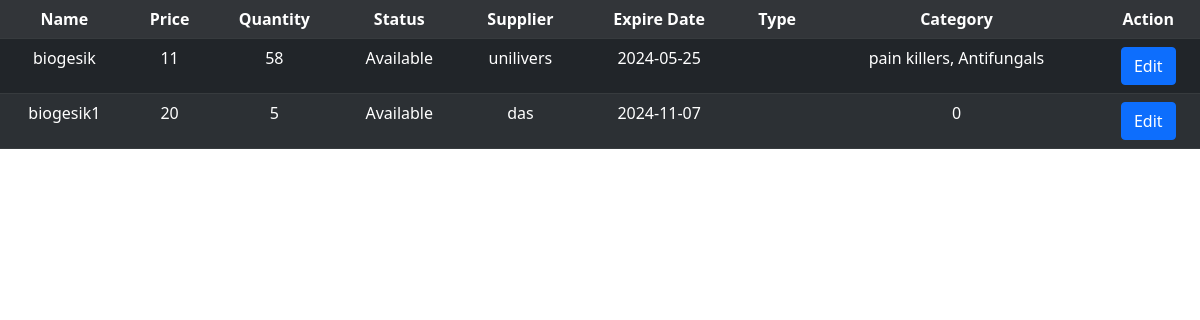
/php/search.php?inputSearch=biogesik, run on the app's committed database.
### tables this page shows
CREATE TABLE `med_inventory` (
  `Med_Id` int(11) NOT NULL,
  `Med_name` varchar(50) NOT NULL,
  `category` varchar(255) NOT NULL,
  `type` varchar(50) NOT NULL,
  `Med_price` int(20) NOT NULL,
  `Med_Quantity` int(20) NOT NULL,
  `Med_status` varchar(15) NOT NULL,
  `Med_ExpDate` date NOT NULL,
  `sup_Id` int(10) NOT NULL,
  `archive` int(11) NOT NULL
);

CREATE TABLE `supplier` (
  `sup_Id` int(10) NOT NULL,
  `sup_Company` varchar(20) NOT NULL,
  `sup_Address` varchar(50) NOT NULL,
  `sup_Contact_no.` varchar(20) NOT NULL,
  `sup_email` varchar(50) NOT NULL,
  `archive` int(11) NOT NULL
);

### php/search.php (the view, shortened to what this page needs)
     <link href="https://cdn.jsdelivr.net/npm/bootstrap@5.0.2/dist/css/bootstrap.min.css" rel="stylesheet">
<?php
  $conn = mysqli_connect("localhost", "root", "");
  if (isset($_GET['inputSearch']) || isset($_GET['categories'])) {
   $inputed = isset($_GET['inputSearch']) ? mysqli_real_escape_string($conn, $_GET['inputSearch']) : '';
$sql = "SELECT  mi.Med_Id, mi.Med_name, mi.type,s.sup_Company, mi.category, mi.Med_price, mi.Med_Quantity, mi.Med_status, mi.Med_ExpDate, mi.sup_Id, mi.archive FROM `med_inventory` mi
            LEFT JOIN supplier s ON mi.sup_Id = s.sup_Id WHERE 1 AND mi.archive = 0 ";
if (!empty($inputed)) {
    $sql .= " AND `Med_name` LIKE '%$inputed%'";
}
$result = $conn->query($sql);
if ($result->num_rows > 0) {
    echo "<table id='Datatable' class='table table-striped table-hover'>
            <tr class='table-dark text-center'>
                <th>Name</th>
                <th>Price</th>
                <th>Quantity</th>
                <th>Status</th>
                <th>Supplier</th>
                <th>Expire Date</th>
                <th>Type</th>
                <th>Category</th>
                <th>Action</th>
            </tr>";
    while ($row = $result->fetch_assoc()) {
        echo "<tr class='table-dark text-center'>";
        echo "<td>" . $row["Med_name"] . "</td>";
        echo "<td>" . $row["Med_price"] . "</td>";
        echo "<td>" . $row["Med_Quantity"] . "</td>";
        echo "<td>" . $row["Med_status"] . "</td>";
        echo "<td>" . $row["sup_Company"] . "</td>";
        echo "<td>" . $row["Med_ExpDate"] . "</td>";
        echo "<td>" . $row["type"] . "</td>";
        echo "<td>" . $row["category"] . "</td>";
        echo "<td><div class='button'><button id='edit' class='editButton btn btn-primary' onclick=\"populateForm1(" . $row["Med_Id"] . ", '" . $row["Med_name"] . "', " . $row["Med_price"] . ", " . $row["Med_Quantity"] . ",'" . $row["Med_ExpDate"] . "', " . $row["sup_Id"] . ")\">Edit</button></div></td>";
        echo "</tr>";
    }
    echo "</table>";
} else {
    echo "<p>No results found</p>";
}
}
?>

### data on the page
med_inventory: Med_name "biogesik", Med_price "11", Med_Quantity "58", Med_status "Available", sup_Id.sup_Company "unilivers", Med_ExpDate "2024-05-25", category "pain killers, Antifungals"
med_inventory: Med_name "biogesik1", Med_price "20", Med_Quantity "5", Med_status "Available", sup_Id.sup_Company "das", Med_ExpDate "2024-11-07", category "0"
